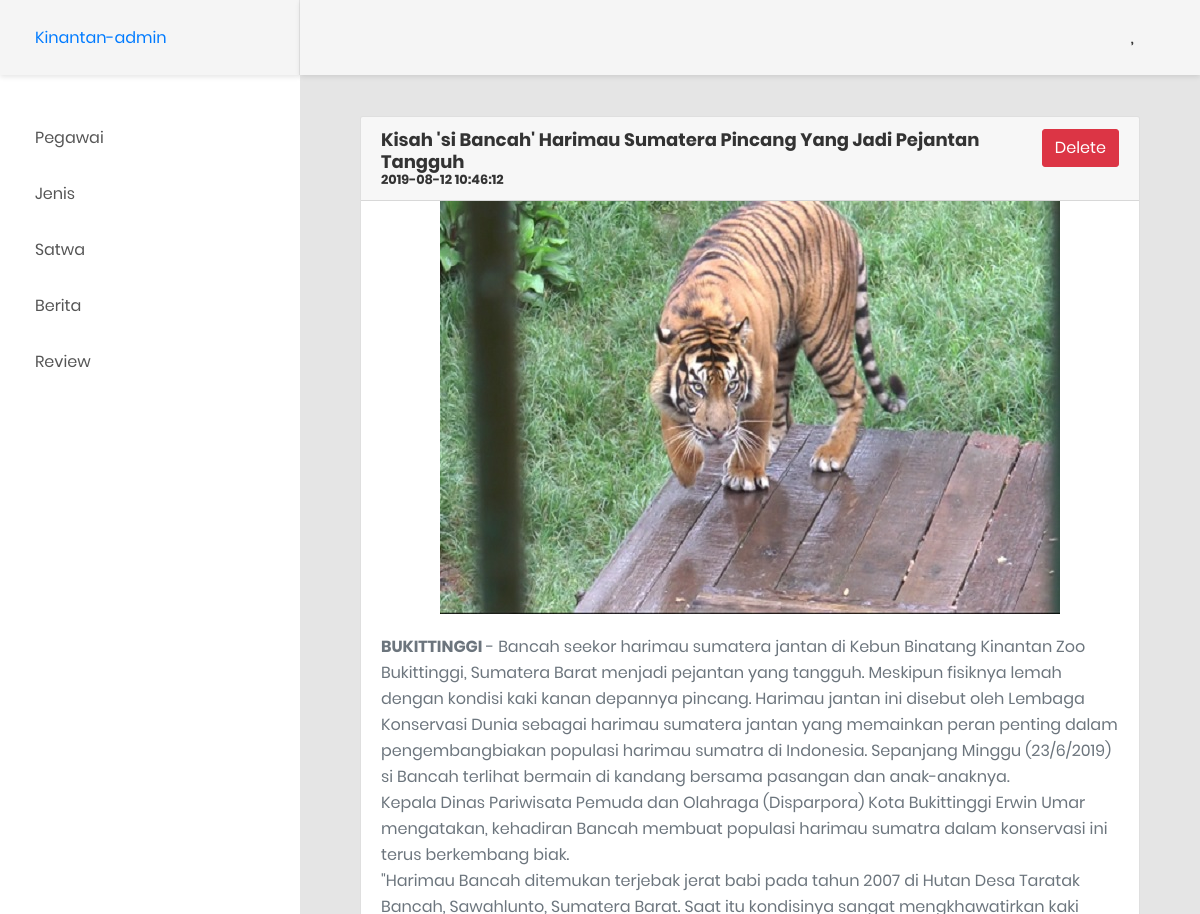
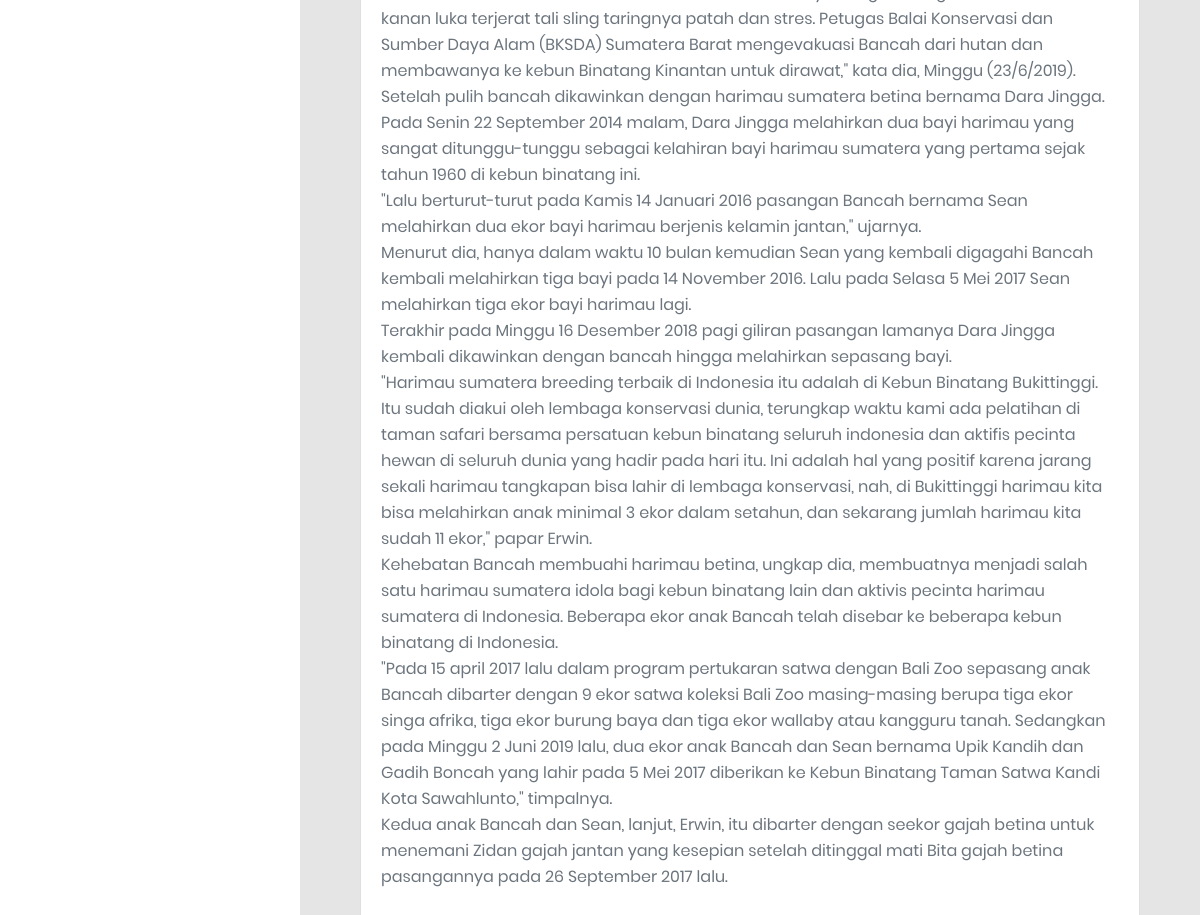
The page /admin/main.php?page=shownews&id=2 on the database its author committed (2 pictures, top to bottom).
### tables this page shows
CREATE TABLE `berita` (
  `beritaid` int(11) NOT NULL,
  `pegawainomorinduk` bigint(20) DEFAULT NULL,
  `beritajudul` varchar(100) DEFAULT NULL,
  `beritaisi` text,
  `beritatanggal` timestamp NOT NULL DEFAULT CURRENT_TIMESTAMP ON UPDATE CURRENT_TIMESTAMP,
  `beritagambar` varchar(100) DEFAULT NULL
);

### admin/page/shownews.php (the view)
<?php
$id=$_GET['id'];
$sql="SELECT * from berita join pegawai on pegawai.pegawainomorinduk=berita.pegawainomorinduk where beritaid=$id";
$res=mysqli_query($conn,$sql);
while($i=mysqli_fetch_array($res)){?>
<div class="col-lg-12">
<div class="card">
    <div class="card-header">
    <div style="float:right">
            <ul class="nav nav-pills">
                <li class="nav-item">
                    <td>
                        <a class="btn btn-danger" href="?delnews&id=<?=$id?>">Delete</a>
                    </td>
                </li>
            </ul>
        </div>
        <h4><?=ucwords($i['beritajudul'])?></h4>
        <h6><?=$i['beritatanggal']?></h6>
    </div>
        <center>
            <img src="../images/berita/<?=$i['beritagambar']?>" style="height:25%; ">
        </center>
    <div class="card-body">
        <p class="text-muted m-b-15"><?=ucfirst($i['beritaisi'])?></p>
    </div>
</div>
</div>
<?php }?>

### rows shown on the page
berita: beritajudul "Kisah 'si Bancah' Harimau Sumatera Pincang Yang Jadi Pejantan Tangguh", beritatanggal "2019-08-12 10:46:12", beritagambar (picture), beritaisi "BUKITTINGGI - Bancah seekor harimau sumatera jantan di Kebun Binatang Kinantan Zoo Bukittinggi, Sumatera Barat menjadi pejantan yang tangguh. Meskipun fisiknya lemah dengan kondisi kaki kanan depannya pincang. Harimau jantan ini disebut oleh Lembaga Konservasi Dunia sebagai harimau sumatera jantan yang memainkan peran penting dalam pengembangbiakan populasi harimau sumatra di Indonesia. Sepanjang Minggu (23/6/2019) si Bancah terlihat bermain di kandang bersama pasangan dan anak-anaknya. Kepala Dinas Pariwisata Pemuda dan Olahraga (Disparpora) Kota Bukittinggi Erwin Umar mengatakan, kehadiran Bancah membuat populasi harimau sumatra dalam konservasi ini terus berkembang biak. \"Harimau Bancah…"
